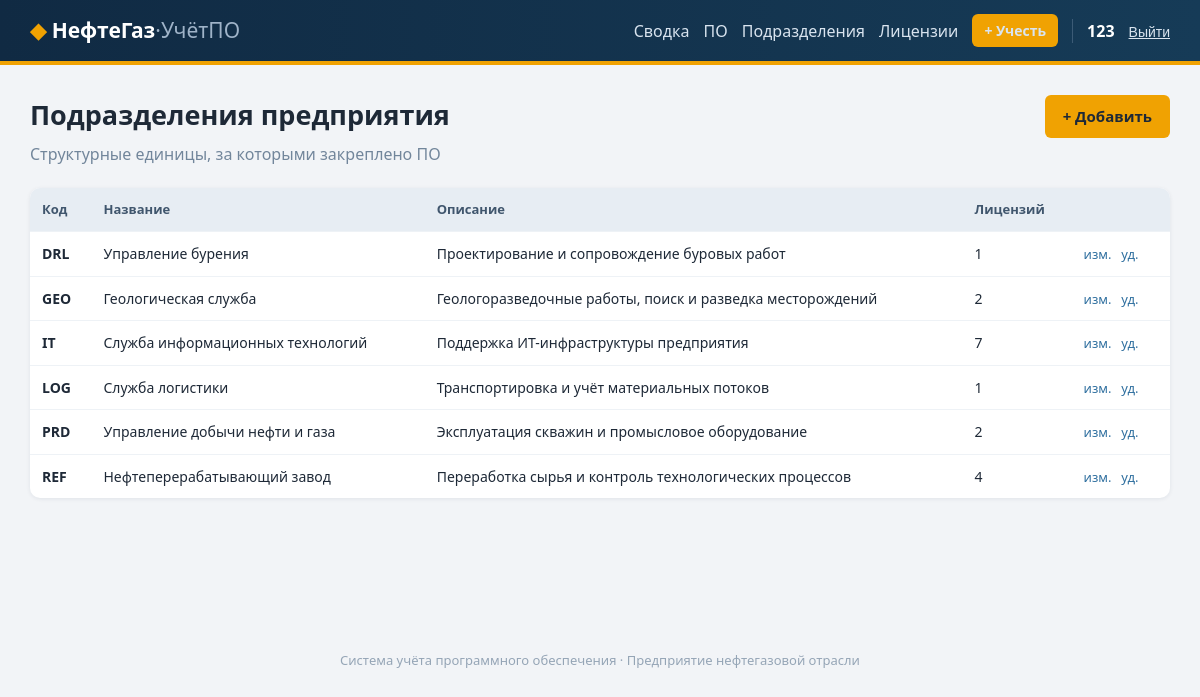
The page /departments/ (signed in) on the database its author committed.
### accounting/models.py (models this page shows, shortened)
class Department(models.Model):
    name = models.CharField(max_length=150, verbose_name="Название подразделения")
    code = models.CharField(max_length=20, unique=True, verbose_name="Код")
    description = models.TextField(blank=True, verbose_name="Описание")
    class Meta:
        verbose_name = "Подразделение"
        verbose_name_plural = "Подразделения"
        ordering = ["name"]

### accounting/views.py (the view)
# urls.py: path("departments/", views.department_list, name="department_list"),
@login_required
def department_list(request):
    items = Department.objects.annotate(count=Count("licenses"))
    return render(request, "accounting/department_list.html", {"items": items})

### accounting/templates/accounting/department_list.html (shortened to what this page needs)
{% extends "base.html" %}
{% block content %}
    <div class="page-head">
        <div>
            <h1>Подразделения предприятия</h1>
            <p class="muted">Структурные единицы, за которыми закреплено ПО</p>
        </div>
        <a href="{% url 'accounting:department_create' %}" class="btn">+ Добавить</a>
    </div>
    {% if items %}
        <table class="task-table">
            <thead>
                <tr><th>Код</th><th>Название</th><th>Описание</th><th>Лицензий</th><th></th></tr>
            </thead>
            <tbody>
                {% for item in items %}
                    <tr>
                        <td><strong>{{ item.code }}</strong></td>
                        <td>{{ item.name }}</td>
                        <td>{{ item.description|truncatechars:60|default:"—" }}</td>
                        <td>{{ item.count }}</td>
                        <td class="row-actions">
                            <a href="{% url 'accounting:department_edit' item.pk %}">изм.</a>
                            <a href="{% url 'accounting:department_delete' item.pk %}">уд.</a>
                        </td>
                    </tr>
                {% endfor %}
            </tbody>
        </table>
    {% else %}
        <div class="empty"><h2>Подразделений нет</h2></div>
    {% endif %}
{% endblock %}

### accounting/templates/base.html (shortened to what this page needs)
{% load static %}
<!DOCTYPE html>
<html lang="ru">
<head>
    <link rel="stylesheet" href="{% static 'style.css' %}">
</head>
<body>
    <header class="site-header">
        <div class="container header-inner">
            <a href="{% url 'accounting:dashboard' %}" class="brand">
                <span class="brand-mark">◆</span> НефтеГаз<span class="brand-light">·УчётПО</span>
            </a>
            <nav class="nav">
                {% if user.is_authenticated %}
                    <a href="{% url 'accounting:dashboard' %}">Сводка</a>
                    <a href="{% url 'accounting:software_list' %}">ПО</a>
                    <a href="{% url 'accounting:department_list' %}">Подразделения</a>
                    <a href="{% url 'accounting:license_list' %}">Лицензии</a>
                    <a href="{% url 'accounting:license_create' %}" class="btn btn-small">+ Учесть</a>
                    <span class="user-name">{{ user.username }}</span>
                    <form action="{% url 'logout' %}" method="post" class="inline-form">
                        <button type="submit" class="btn-link">Выйти</button>
                    </form>
                {% else %}
                    <a href="{% url 'login' %}">Войти</a>
                    <a href="{% url 'accounting:register' %}" class="btn btn-small">Регистрация</a>
                {% endif %}
            </nav>
        </div>
    </header>
    <main class="container">
        {% block content %}{% endblock %}
    </main>
    <footer class="site-footer container">
        <p>Система учёта программного обеспечения · Предприятие нефтегазовой отрасли</p>
    </footer>
</body>
</html>

### static/style.css (style rules this page uses)
* { box-sizing: border-box; margin: 0; padding: 0; }
body { font-family: "Segoe UI", Arial, sans-serif; background: #f2f4f7; color: #1e2937; line-height: 1.5; }
.container { max-width: 1180px; margin: 0 auto; padding: 0 20px; }
.site-header { background: linear-gradient(90deg, #102a43 0%, #163b57 100%); border-bottom: 4px solid #f0a202; color: #fff; padding: 14px 0; margin-bottom: 30px; }
.header-inner { display: flex; align-items: center; justify-content: space-between; gap: 16px; flex-wrap: wrap; }
.brand { color: #fff; text-decoration: none; font-size: 21px; font-weight: 700; white-space: nowrap; }
.brand-mark { color: #f0a202; }
.brand-light { color: #9fb3c8; font-weight: 400; }
.nav { display: flex; align-items: center; gap: 14px; flex-wrap: wrap; }
.nav a { color: #d9e4ef; text-decoration: none; }
.user-name { font-weight: 600; color: #fff; border-left: 1px solid #3c5b76; padding-left: 14px; }
.inline-form { display: inline; }
.btn-link { background: none; border: none; color: #d9e4ef; cursor: pointer; font-size: 14px; text-decoration: underline; }
main { min-height: 65vh; }
h1 { font-size: 27px; margin-bottom: 6px; }
.muted { color: #72869b; }
.page-head, .hero { display: flex; align-items: flex-start; justify-content: space-between; gap: 16px; margin-bottom: 22px; flex-wrap: wrap; }
.btn { display: inline-block; background: #f0a202; color: #1e2937; text-decoration: none; padding: 10px 18px; border: none; border-radius: 6px; cursor: pointer; font-size: 15px; font-weight: 600; }
.btn-small { padding: 6px 12px; font-size: 14px; }
.task-table { width: 100%; border-collapse: collapse; background: #fff; border-radius: 10px; overflow: hidden; box-shadow: 0 1px 4px rgba(16,42,67,.08); }
.task-table th { background: #e7edf3; text-align: left; padding: 12px; font-size: 13px; color: #40566d; }
.task-table td { padding: 11px 12px; border-top: 1px solid #eef2f6; font-size: 14px; }
.task-table a { color: #2f6f9f; text-decoration: none; font-weight: 600; }
.row-actions { white-space: nowrap; }
.row-actions a { font-weight: 400; font-size: 13px; margin-right: 6px; }
.site-footer { color: #95a5b6; font-size: 13px; text-align: center; padding: 36px 0 20px; }

### rows shown on the page
Department: code "DRL", name "Управление бурения", description "Проектирование и сопровождение буровых работ", count "1"
Department: code "GEO", name "Геологическая служба", description "Геологоразведочные работы, поиск и разведка месторождений", count "2"
Department: code "IT", name "Служба информационных технологий", description "Поддержка ИТ-инфраструктуры предприятия", count "7"
Department: code "LOG", name "Служба логистики", description "Транспортировка и учёт материальных потоков", count "1"
Department: code "PRD", name "Управление добычи нефти и газа", description "Эксплуатация скважин и промысловое оборудование", count "2"
Department: code "REF", name "Нефтеперерабатывающий завод", description "Переработка сырья и контроль технологических процессов", count "4"

### other values the page prints
{{ user.username }} "123"
